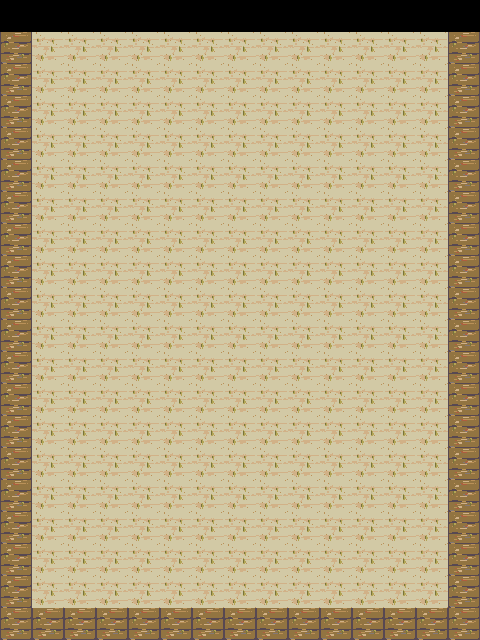

A level layout from a 2D game, rendered from its tile map. Below: a short description, then the map file with its tile-grid data intact:
An orthogonal 15x20 tile map with 32x32 px tiles, 1 tile layer (Tile Layer 1) and 4 objects.

<map version="1.9" tiledversion="1.9.0" orientation="orthogonal" renderorder="right-down" width="15" height="20" tilewidth="32" tileheight="32" infinite="0" nextlayerid="4" nextobjectid="5">
 <tileset firstgid="1" name="tileset-Sheet" tilewidth="32" tileheight="32" tilecount="16" columns="4">
  <image source="tileset-Sheet.png" width="128" height="128" />
 </tileset>
 <layer id="1" name="Tile Layer 1" width="15" height="20">
  <data encoding="csv">
0,0,0,0,0,0,0,0,0,0,0,0,0,0,0,
2,1,1,1,1,1,1,1,1,1,1,1,1,1,2,
2,1,1,1,1,1,1,1,1,1,1,1,1,1,2,
2,1,1,1,1,1,1,1,1,1,1,1,1,1,2,
2,1,1,1,1,1,1,1,1,1,1,1,1,1,2,
2,1,1,1,1,1,1,1,1,1,1,1,1,1,2,
2,1,1,1,1,1,1,1,1,1,1,1,1,1,2,
2,1,1,1,1,1,1,1,1,1,1,1,1,1,2,
2,1,1,1,1,1,1,1,1,1,1,1,1,1,2,
2,1,1,1,1,1,1,1,1,1,1,1,1,1,2,
2,1,1,1,1,1,1,1,1,1,1,1,1,1,2,
2,1,1,1,1,1,1,1,1,1,1,1,1,1,2,
2,1,1,1,1,1,1,1,1,1,1,1,1,1,2,
2,1,1,1,1,1,1,1,1,1,1,1,1,1,2,
2,1,1,1,1,1,1,1,1,1,1,1,1,1,2,
2,1,1,1,1,1,1,1,1,1,1,1,1,1,2,
2,1,1,1,1,1,1,1,1,1,1,1,1,1,2,
2,1,1,1,1,1,1,1,1,1,1,1,1,1,2,
2,1,1,1,1,1,1,1,1,1,1,1,1,1,2,
2,2,2,2,2,2,2,2,2,2,2,2,2,2,2
</data>
 </layer>
 <objectgroup id="2" name="Platforms">
  <object id="1" x="0" y="0" width="32" height="640" />
  <object id="2" x="32" y="608" width="416" height="32" />
  <object id="3" x="448" y="0" width="32" height="640" />
 </objectgroup>
 <objectgroup id="3" name="Limit">
  <object id="4" x="32" y="0" width="416" height="32" />
 </objectgroup>
</map>